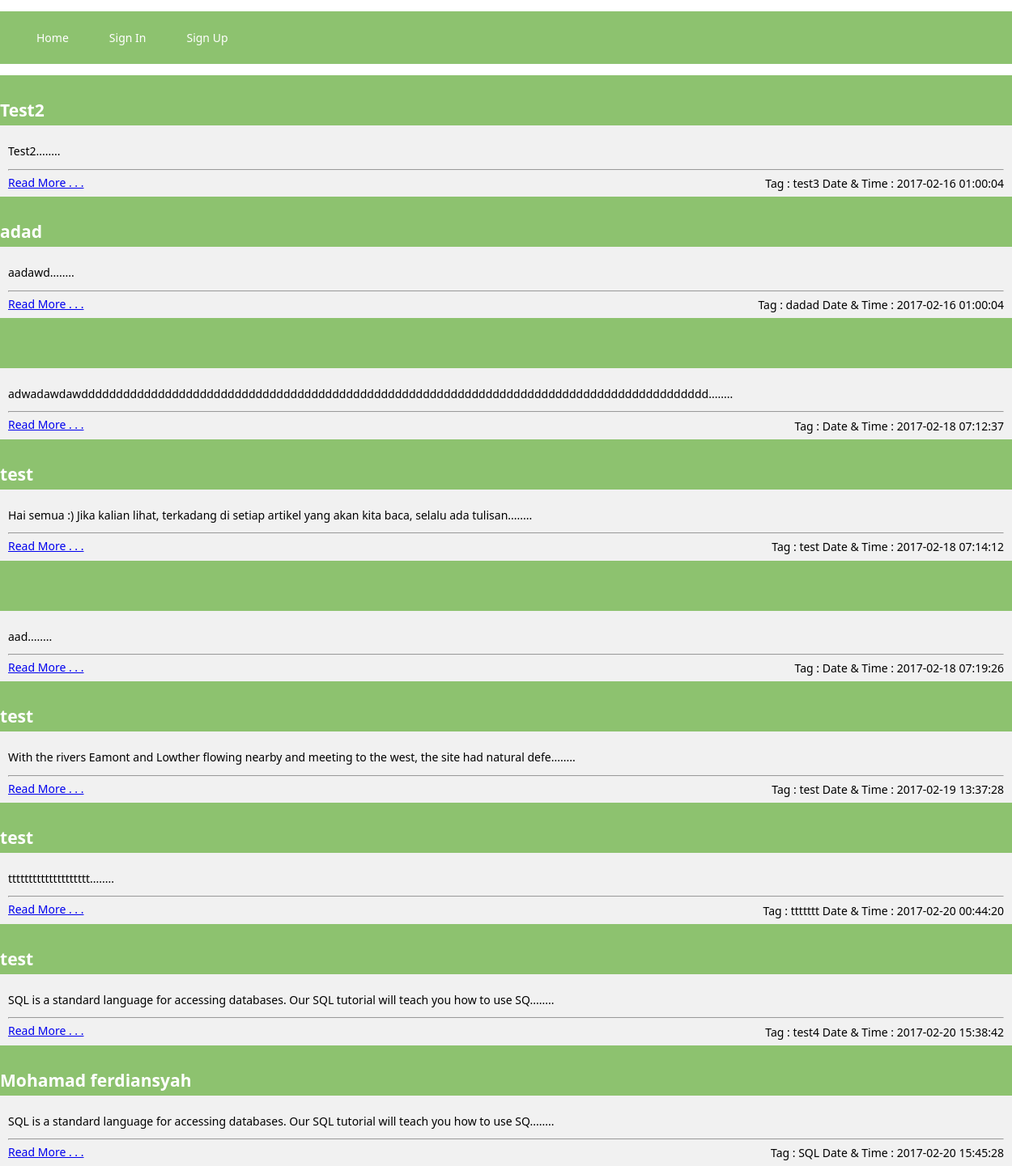
Page /indexuser.php on the committed database.
### tables this page shows
CREATE TABLE IF NOT EXISTS `artikel` (
`id` int(15) NOT NULL,
  `judul` varchar(255) NOT NULL,
  `isi` varchar(1000) NOT NULL,
  `tag` varchar(255) NOT NULL,
  `banner` varchar(255) DEFAULT NULL,
  `tanggal` timestamp NOT NULL DEFAULT CURRENT_TIMESTAMP
);

### indexuser.php (the view, shortened to what this page needs)
<!DOCTYPE html>
<html>
    <head>
      <link rel="stylesheet" href="header.css" media="screen" title="no title" charset="utf-8">
    <link rel="stylesheet" href="artikel.css" media="screen" title="no title" charset="utf-8">
<nav>
    <ul>
        <li><a href="index.php">Home</a></li>
        <li><a href="Login.php">Sign In</a></li>
        <li><a href="register.php">Sign Up</a></li>
    </ul>
</nav>
<html>
<head>
</head>
<body>
<div class="container1">
<?php
 $kueri = mysql_query(" SELECT * FROM artikel ");
  while ($baris=mysql_fetch_row($kueri)) {
echo "
<div class='no-overflow'>
<div class='heading'>
<h3>$baris[1]</h3>
</div>
<div class='content'>
<p>".substr($baris[2],0,100)."........</p>
<hr>
<a href='artikel_detail.php?id=$baris[0]'>Read More . . .</a>
<div class='place-right'>
 <span class='mif-tag'>
 Tag : $baris[3]
 </span>
 <span class='mif-calendar'>
  Date & Time : $baris[5]
</span>
</div>
</div>
";
}
?>
</div>
</body>
</html>

### header.css (style rules this page uses)
body { margin: 0px; }
nav { text-align: center; width: 100%; }
nav ul { background: #8DC26F; padding: 0 20px; list-style: none; position: relative; display: inline-table; width: 100%; }
nav ul li { float:left; }
nav ul li a { display: block; padding: 25px; color: #fff; text-decoration: none; }

### artikel.css (style rules this page uses)
body { margin-right:0px; }
.heading { padding: .625rem 0; width: 100%; color: #ffffff; background-color: #8DC26F; cursor: default; vertical-align: middle; z-index: 2; height: 2.625rem; box-shadow: -1px 6px 6px -6px rgba(0, 0, 0, 0.35); font: 500 1.125rem/1.1 "Segoe UI", "Open Sans", sans-serif, serif; -webkit-user-select: none; -moz-user-select: none; -ms-user-select: none; user-select: none; }
body { font-family: "Segoe UI", "Open Sans", sans-serif, serif; font-size: 0.875rem; line-height: 1.1; font-weight: 400; font-style: normal; }
.content { padding: .625rem; background-color: #f1f1f1; z-index: 1; font-size: 0.875rem; }
.place-right { float: right !important; }
[class^="mif-"], [class*=" mif-"] { display: inline-block; font: normal normal normal 1.5em/1; font-family: metro, "Segoe UI", "Open Sans", serif; line-height: 1; text-rendering: auto; -webkit-font-smoothing: antialiased; -moz-osx-font-smoothing: grayscale; -webkit-transform: translate(0, 0); transform: translate(0, 0); vertical-align: middle; position: static; }

### rows in the picture
artikel: judul "Test2", isi "Test2", tag "test3", tanggal "2017-02-16 01:00:04"
artikel: judul "adad", isi "aadawd", tag "dadad", tanggal "2017-02-16 01:00:04"
artikel: isi "adwadawdawdddddddddddddddddddddddddddddddddddddddddddddddddddddddddddddddddddddddddddddddddddddddddd", tanggal "2017-02-18 07:12:37"
artikel: judul "test", isi "Hai semua :) Jika kalian lihat, terkadang di setiap artikel yang akan kita baca, selalu ada tulisan", tag "test", tanggal "2017-02-18 07:14:12"
artikel: isi "aad", tanggal "2017-02-18 07:19:26"
artikel: judul "test", isi "With the rivers Eamont and Lowther flowing nearby and meeting to the west, the site had natural defe", tag "test", tanggal "2017-02-19 13:37:28"
artikel: judul "test", isi "tttttttttttttttttttt", tag "ttttttt", tanggal "2017-02-20 00:44:20"
artikel: judul "test", isi "SQL is a standard language for accessing databases. Our SQL tutorial will teach you how to use SQ", tag "test4", tanggal "2017-02-20 15:38:42"
artikel: judul "Mohamad ferdiansyah", isi "SQL is a standard language for accessing databases. Our SQL tutorial will teach you how to use SQ", tag "SQL", tanggal "2017-02-20 15:45:28"
